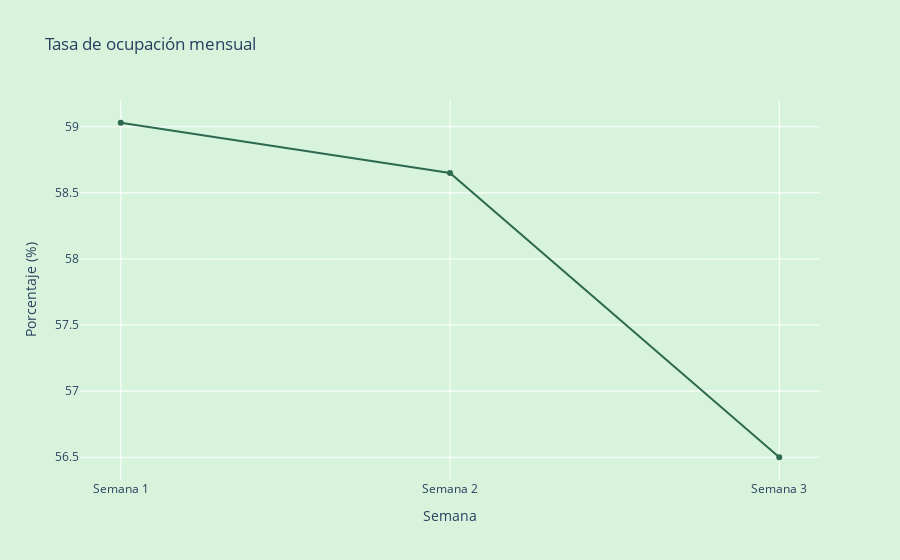
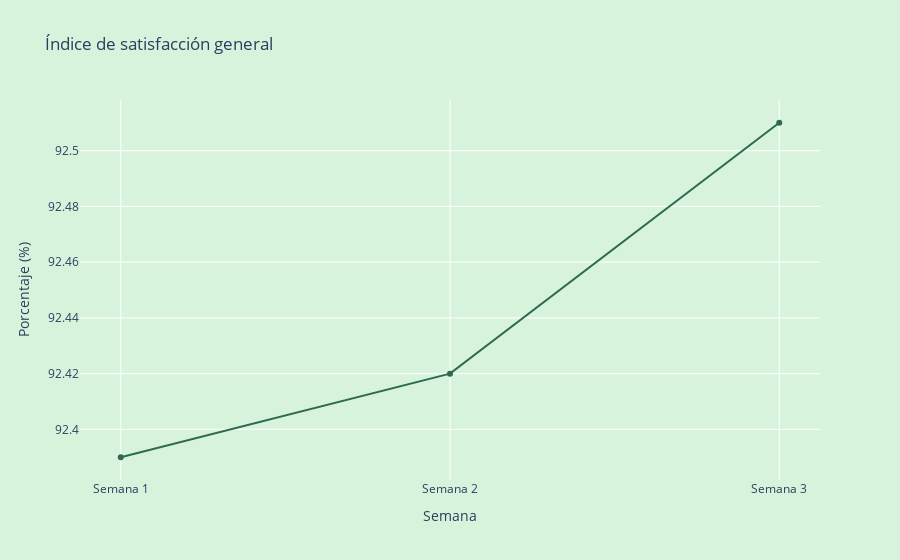
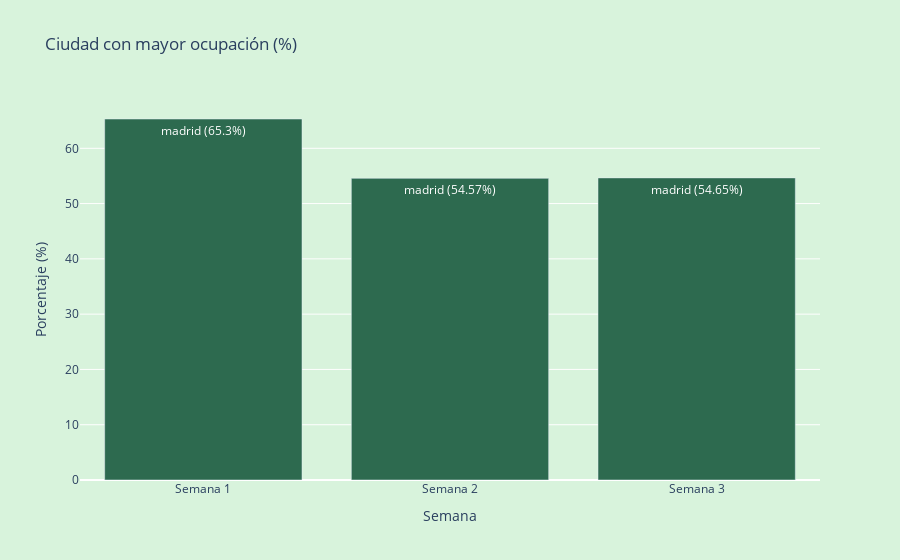

Source (notebook cell) for these figures, in order:
### Markdown cell above
## Visualización KPI's

### Code cell
import pandas as pd
import plotly.express as px

# Datos iniciales
data = {
    'Semana': ['Semana 1', 'Semana 2', 'Semana 3'],
    'tasa_ocupacion_mensual': [59.03, 58.65, 56.50],
    'indice_satisfaccion_general': [92.39, 92.42, 92.51],
    'ciudad_mayor_ocupacion': ['madrid (65.3%)', 'madrid (54.57%)', 'madrid (54.65%)'],
    'item_mayor_satisfaccion': ['Communication (97.11)', 'Communication (97.11)', 'Check-in (97.25)']
}
df = pd.DataFrame(data)

# Extract percentages
df['ocupacion_pct'] = df['ciudad_mayor_ocupacion'].str.extract(r'(\d+\.?\d*)').astype(float)
df['item_pct'] = df['item_mayor_satisfaccion'].str.extract(r'(\d+\.?\d*)').astype(float)

# Extract only the name part (before the parenthesis)
df['ciudad'] = df['ciudad_mayor_ocupacion'].str.extract(r'(^[^\(]+)').iloc[:,0].str.strip()
df['item'] = df['item_mayor_satisfaccion'].str.extract(r'(^[^\(]+)').iloc[:,0].str.strip()

# Create label texts for bars (city + %)
df['ocupacion_label'] = df['ciudad'] + " (" + df['ocupacion_pct'].round(2).astype(str) + "%)"

# Create label texts for satisfaction item + %
df['item_label'] = df['item'] + " (" + df['item_pct'].round(2).astype(str) + ")"

# 1) Line plot tasa de ocupacion mensual
fig1 = px.line(
    df,
    x='Semana',
    y='tasa_ocupacion_mensual',
    title='Tasa de ocupación mensual',
    markers=True,
    color_discrete_sequence=['#2D6A4F']
)
fig1.update_layout(yaxis_title='Porcentaje (%)', paper_bgcolor="#D8F3DC", plot_bgcolor="#D8F3DC")
fig1.show()

# 2) Line plot indice de satisfaccion general
fig2 = px.line(
    df,
    x='Semana',
    y='indice_satisfaccion_general',
    title='Índice de satisfacción general',
    markers=True,
    color_discrete_sequence=['#2D6A4F']
)
fig2.update_layout(yaxis_title='Porcentaje (%)', paper_bgcolor="#D8F3DC", plot_bgcolor="#D8F3DC")
fig2.show()

# 3) Bar chart ciudad mayor ocupacion, texto ترکیبی اسم شهر و درصد
fig3 = px.bar(
    df,
    x='Semana',
    y='ocupacion_pct',
    title='Ciudad con mayor ocupación (%)',
    text='ocupacion_label',
    color_discrete_sequence=['#2D6A4F']
)
fig3.update_layout(yaxis_title='Porcentaje (%)', paper_bgcolor="#D8F3DC", plot_bgcolor="#D8F3DC")
fig3.show()

# 4) Bar chart item mayor satisfaccion, متن ترکیبی اسم آیتم و درصد
fig4 = px.bar(
    df,
    x='Semana',
    y='item_pct',
    title='Ítem con mayor satisfacción (%)',
    text='item_label',
    color_discrete_sequence=['#2D6A4F']
)
fig4.update_layout(yaxis_title='Porcentaje (%)', paper_bgcolor="#D8F3DC", plot_bgcolor="#D8F3DC")

import os


fig1.write_html("fig1_ocupacion.html")
fig2.write_html("fig2_satisfaccion.html")
fig3.write_html("fig3_ciudad.html")
fig4.write_html("fig4_item.html")

os.startfile("fig1_ocupacion.html")
os.startfile("fig2_satisfaccion.html")
os.startfile("fig3_ciudad.html")
os.startfile("fig4_item.html")

### Figure 1 — Plotly figure (JSON) as saved in the notebook; plotly's stock layout.template omitted (floating-point values rounded to 4 significant figures)
{"data": [{"hovertemplate": "Semana=%{x}<br>tasa_ocupacion_mensual=%{y}<extra></extra>", "legendgroup": "", "line": {"color": "#2D6A4F", "dash": "solid"}, "marker": {"symbol": "circle"}, "mode": "lines+markers", "name": "", "orientation": "v", "showlegend": false, "type": "scatter", "x": ["Semana 1", "Semana 2", "Semana 3"], "xaxis": "x", "y": [59.03, 58.65, 56.5], "yaxis": "y"}], "layout": {"legend": {"tracegroupgap": 0}, "paper_bgcolor": "#D8F3DC", "plot_bgcolor": "#D8F3DC", "title": {"text": "Tasa de ocupación mensual"}, "xaxis": {"anchor": "y", "domain": [0, 1], "title": {"text": "Semana"}}, "yaxis": {"anchor": "x", "domain": [0, 1], "title": {"text": "Porcentaje (%)"}}}}

### Figure 2 — Plotly figure (JSON) as saved in the notebook; plotly's stock layout.template omitted (floating-point values rounded to 4 significant figures)
{"data": [{"hovertemplate": "Semana=%{x}<br>indice_satisfaccion_general=%{y}<extra></extra>", "legendgroup": "", "line": {"color": "#2D6A4F", "dash": "solid"}, "marker": {"symbol": "circle"}, "mode": "lines+markers", "name": "", "orientation": "v", "showlegend": false, "type": "scatter", "x": ["Semana 1", "Semana 2", "Semana 3"], "xaxis": "x", "y": [92.39, 92.42, 92.51], "yaxis": "y"}], "layout": {"legend": {"tracegroupgap": 0}, "paper_bgcolor": "#D8F3DC", "plot_bgcolor": "#D8F3DC", "title": {"text": "Índice de satisfacción general"}, "xaxis": {"anchor": "y", "domain": [0, 1], "title": {"text": "Semana"}}, "yaxis": {"anchor": "x", "domain": [0, 1], "title": {"text": "Porcentaje (%)"}}}}

### Figure 3 — Plotly figure (JSON) as saved in the notebook; plotly's stock layout.template omitted (floating-point values rounded to 4 significant figures)
{"data": [{"hovertemplate": "Semana=%{x}<br>ocupacion_pct=%{y}<br>ocupacion_label=%{text}<extra></extra>", "legendgroup": "", "marker": {"color": "#2D6A4F", "pattern": {"shape": ""}}, "name": "", "orientation": "v", "showlegend": false, "text": ["madrid (65.3%)", "madrid (54.57%)", "madrid (54.65%)"], "textposition": "auto", "type": "bar", "x": ["Semana 1", "Semana 2", "Semana 3"], "xaxis": "x", "y": [65.3, 54.57, 54.65], "yaxis": "y"}], "layout": {"barmode": "relative", "legend": {"tracegroupgap": 0}, "paper_bgcolor": "#D8F3DC", "plot_bgcolor": "#D8F3DC", "title": {"text": "Ciudad con mayor ocupación (%)"}, "xaxis": {"anchor": "y", "domain": [0, 1], "title": {"text": "Semana"}}, "yaxis": {"anchor": "x", "domain": [0, 1], "title": {"text": "Porcentaje (%)"}}}}
